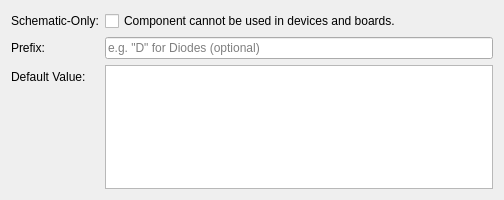
<?xml version="1.0" encoding="UTF-8"?>
<ui version="4.0">
 <class>librepcb::library::editor::NewElementWizardPage_ComponentProperties</class>
 <widget class="QWizardPage" name="librepcb::library::editor::NewElementWizardPage_ComponentProperties">
  <property name="geometry">
   <rect>
    <x>0</x>
    <y>0</y>
    <width>504</width>
    <height>200</height>
   </rect>
  </property>
  <property name="windowTitle">
   <string>Component Properties</string>
  </property>
  <property name="title">
   <string>Component Properties</string>
  </property>
  <property name="subTitle">
   <string>Set the component and the package of the new component.</string>
  </property>
  <layout class="QFormLayout" name="formLayout">
   <item row="0" column="0">
    <widget class="QLabel" name="label">
     <property name="text">
      <string>Schematic-Only:</string>
     </property>
    </widget>
   </item>
   <item row="0" column="1">
    <widget class="QCheckBox" name="cbxSchematicOnly">
     <property name="text">
      <string>Component cannot be used in devices and boards.</string>
     </property>
    </widget>
   </item>
   <item row="2" column="0">
    <widget class="QLabel" name="label_2">
     <property name="text">
      <string>Default Value:</string>
     </property>
    </widget>
   </item>
   <item row="2" column="1">
    <widget class="QPlainTextEdit" name="edtDefaultValue">
     <property name="placeholderText" stdset="0">
      <string/>
     </property>
    </widget>
   </item>
   <item row="1" column="0">
    <widget class="QLabel" name="label_3">
     <property name="text">
      <string>Prefix:</string>
     </property>
    </widget>
   </item>
   <item row="1" column="1">
    <widget class="QLineEdit" name="edtPrefix">
     <property name="maxLength">
      <number>50</number>
     </property>
     <property name="placeholderText">
      <string>e.g. &quot;D&quot; for Diodes (optional)</string>
     </property>
    </widget>
   </item>
  </layout>
 </widget>
 <resources/>
 <connections/>
</ui>
